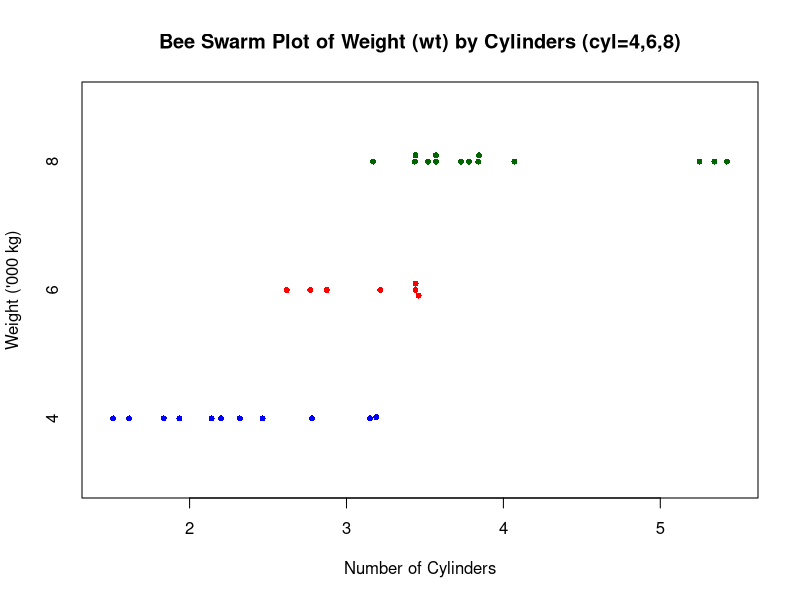
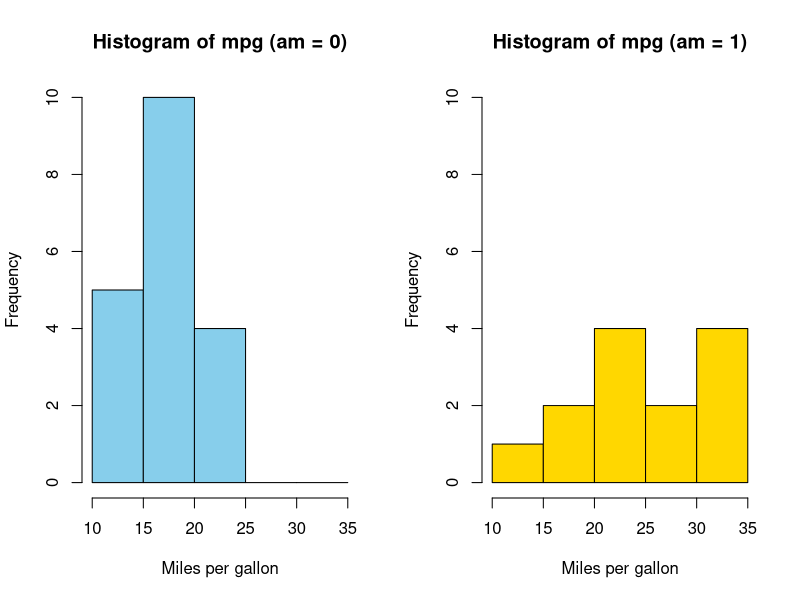
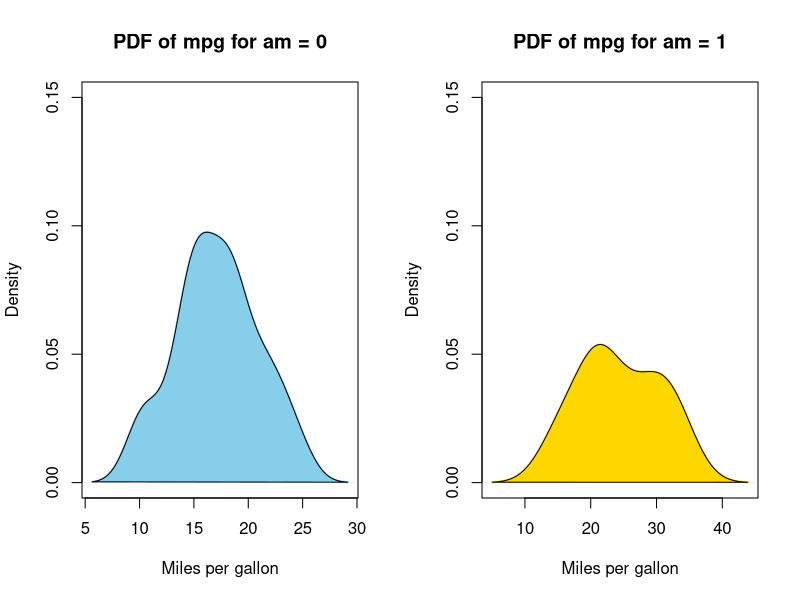
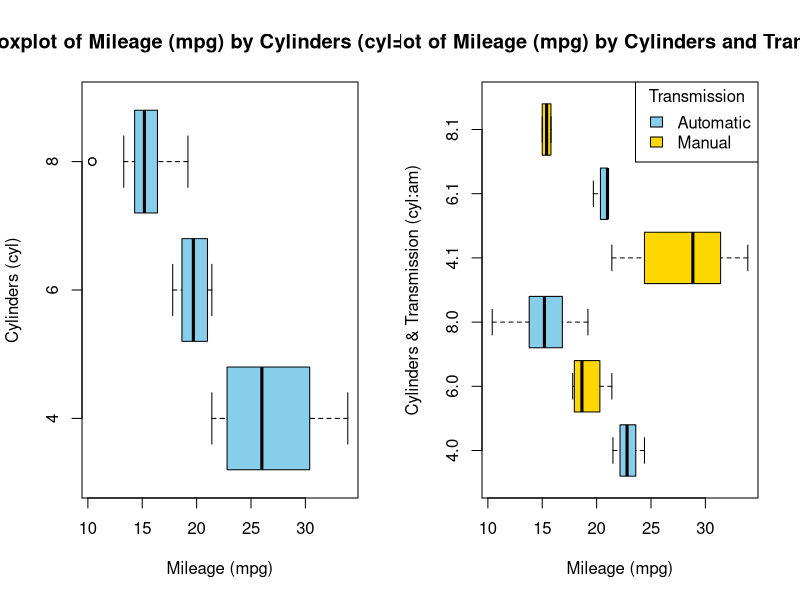
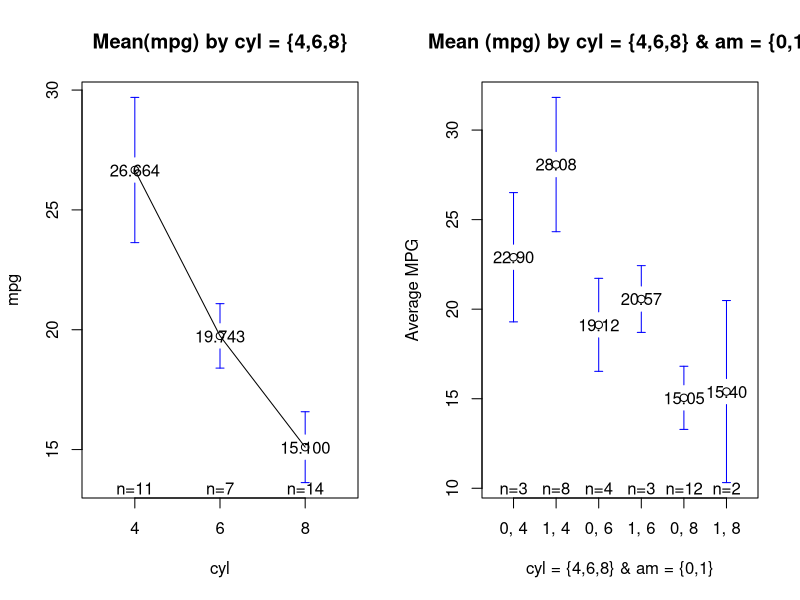
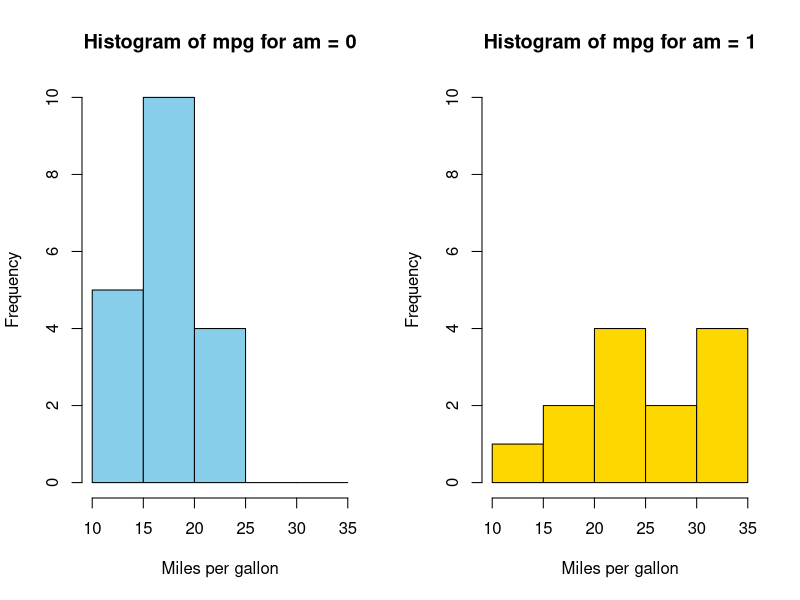
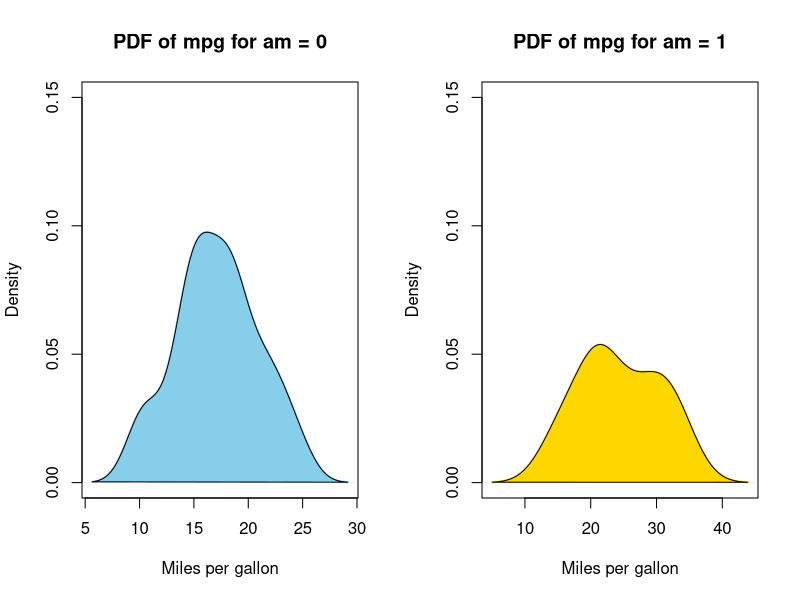
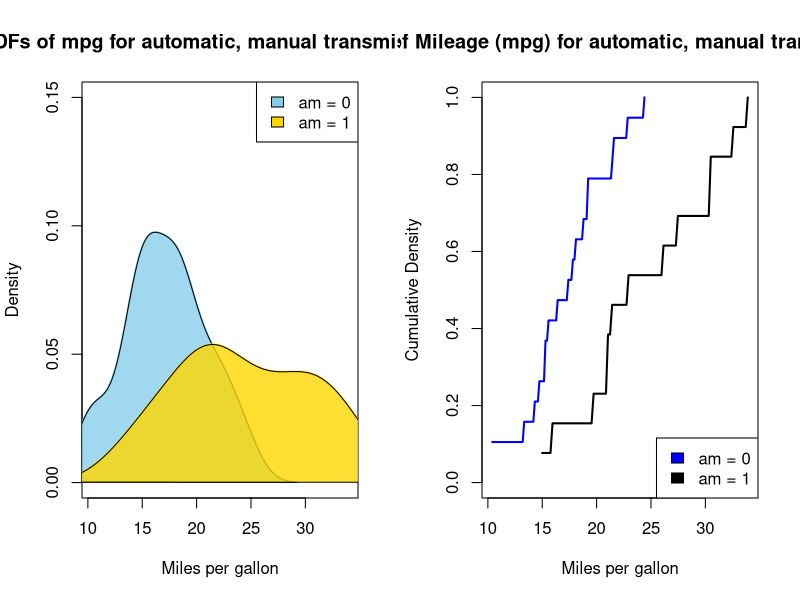

Reproduce these figures in R, in order.
## ---- chunk 1
# Load the required libraries, suppressing annoying startup messages
library(dplyr, quietly = TRUE, warn.conflicts = FALSE)
library(tibble, quietly = TRUE, warn.conflicts = FALSE)
library(knitr) # For formatting tables

# Read the mtcars dataset into a tibble called tb
data(mtcars)
tb <- as_tibble(mtcars)

# Convert relevant columns into factor variables
tb$cyl <- as.factor(tb$cyl) # cyl = {4,6,8}, number of cylinders
tb$am <- as.factor(tb$am) # am = {0,1}, 0:automatic, 1: manual transmission
tb$vs <- as.factor(tb$vs) # vs = {0,1}, v-shaped engine, 0:no, 1:yes
tb$gear <- as.factor(tb$gear) # gear = {3,4,5}, number of gears

# Directly access the data columns of tb, without tb$mpg
attach(tb)
## ---- chunk 2
# Aggregating 'mpg' column by the 'cyl' column.
# The aggregation function used is 'mean' to calculate the average.
A0 <- aggregate(tb$mpg, 
                by = list(tb$cyl), 
                FUN = mean)

# Renaming the column names of the aggregated data frame 'A0'.
# 'Cylinders' for the first column and 'Mean_mpg' for the second.
names(A0) <- c("Cylinders", "Mean_mpg")

# Displaying the aggregated data using 'kable' from the knitr package.
# Setting the number of digits to 2 for formatting and adding a caption.
kable(A0, digits=2, caption = "Mean of Mileage (mpg) by Cylinder (cyl=4,6,8)") 

## ---- chunk 3
# Applying the 'mean' function to the 'mpg' column,
# grouping the data by the 'cyl' column
# The 'tapply' function applies a function to each cell.
A1 <- tapply(tb$mpg, 
             tb$cyl, 
             mean)
print(A1)
## ---- chunk 4
# Loading the 'psych' package
library(psych)

# Using the 'describeBy' from the 'psych' package for descriptive
# statistics of 'mpg' grouped by 'cyl'. 
A2 <- describeBy(mpg, cyl)
print(A2)
## ---- chunk 5
# Aggregating 'mpg' column by both 'cyl' and 'am' columns.
# The aggregation function used is 'mean'.
B0 <- aggregate(tb$mpg, 
                by = list(tb$cyl, tb$am),
                FUN = mean)

# Renaming the column names of the aggregated data frame 'B0'.
# 'Cylinders' 'Transmission'  'Mean_mpg' .
names(B0) <- c("Cylinders", "Transmission", "Mean_mpg")

# Displaying the aggregated data using 'kable' from the knitr package.
# Setting the number of digits to 2 for formatting and adding a caption.
kable(B0, 
      digits=2, 
      caption = "Mean of Mileage (mpg) by Cylinders and Transmission") 

## ---- chunk 6
# Aggregating mpg, wt, hp by 'am' and 'cyl' columns.
# The 'mean' function is used to calculate the average 
B1 <- aggregate(list(mpg, wt, hp), 
                by = list(am, cyl),
                FUN = mean)

# Renaming the column names of the aggregated data frame
names(B1) <- c("Transmission", "Cylinders", 
               "Mean_mpg", "Mean_wt", "Mean_hp")

# Displaying the aggregated data using 'kable' from the knitr package.
# Formatting numbers to two decimal places and adding a descriptive caption.
kable(B1, 
      digits=2, 
      caption = "Mean of mpg, wt, hp by am, cyl")

## ---- chunk 7
# Calculating the mean of 'mpg' grouped by 'cyl' and 'am'.
agg_mean <- aggregate(tb$mpg, 
                      by = list(tb$cyl, tb$am), 
                      FUN = mean)

# Calculating the standard deviation (sd) of 'mpg'  by 'cyl' and 'am'.
agg_sd <- aggregate(tb$mpg, 
                    by = list(tb$cyl, tb$am), 
                    FUN = sd)

# Calculating the median of 'mpg' for each group of 'cyl' and 'am'.
agg_median <- aggregate(tb$mpg, 
                        by = list(tb$cyl, tb$am), 
                        FUN = median)

# Merging the mean and sd data frames based on 'cyl' and 'am'.
B2 <- merge(agg_mean, agg_sd, 
            by = c("Group.1", "Group.2"))

# Merging the above result 
B2 <- merge(B2, agg_median, 
            by = c("Group.1", "Group.2"))

# Renaming the columns of the merged data
names(B2) <- c("Cylinders", "Transmission", 
               "Mean_mpg", "SD_mpg", "Median_mpg")

# Displaying the merged data 
kable(B2, 
      digits=2, caption = "Mean, SD, Median of Mileage (mpg) 
      by Cylinders (cyl=4,6,8) and Transmission (am=0,1)") 

## ---- chunk 8
# Selecting specific columns ('mpg', 'wt', 'hp') 
tb_columns <- tb[c("mpg", "wt", "hp")]

# Creating a list of factors ('am' and 'cyl') for grouping in describeBy.
tb_factors <- list(tb$am, tb$cyl)

# Using the 'describeBy' function to provide  descriptive statistics 
# grouped by 'am' and 'cyl'.
B3 <- describeBy(tb_columns, 
                 tb_factors)

print(B3)
## ---- chunk 9
# Loading the 'beeswarm' package
library(beeswarm)

# Creating a bee swarm plot of the 'wt' (weight) column, 
# grouped by the 'cyl' (cylinders) column. 
beeswarm(tb$wt ~ tb$cyl, 
         main="Bee Swarm Plot of Weight (wt) by Cylinders (cyl=4,6,8)", 
         xlab="Number of Cylinders",  # Label for the x-axis
         ylab="Weight ('000 kg)",     # Label for the y-axis
         pch=16,  # Type of points used in the plot (solid circle)
         cex=0.8, # Size of the points
         col=c("blue","red","darkgreen"),  # Colors for different groups
         horizontal = TRUE) # Orientation of the plot (horizontal)

## ---- chunk 10
# Selecting 'wt' and 'am' columns from the 'tb' dataframe 
tb3 <- tb[, c("wt", "am")]

# Splitting the 'tb3' dataframe into subsets based on the 'am' column.
tb_split <- split(tb3, tb3$am)

# Applying a function to each subset in 'tb_split' using 'lapply'.
# Create a stem-and-leaf plot for the 'wt' column in each subset.
lapply(tb_split, 
       function(x) stem(x$wt))
## ---- chunk 11
split_data <- split(tb$mpg, tb$am) # Split the data by 'am' variable
# Splitting the 'mpg' data from the 'tb' dataframe by the 'am' variable.
split_data <- split(tb$mpg, tb$am)

# Setting up the graphics layout for two plots side by side.
par(mfrow = c(1, 2))

# Defining a color vector for use in the histograms.
color_vector <- c("skyblue", "gold")

# Creating a histogram for the subset with 'am' equals 0.
hist(split_data[[1]], 
     main = "Histogram of mpg (am = 0)", 
     breaks = seq(10, 35, by = 5), #  bin ranges (10-15, 15-20, etc.)
     xlab = "Miles per gallon", 
     col = color_vector[1], # Applying the first color
     border = "black", # Setting the border color of the bins.
     ylim = c(0, 10)) # Setting y-axis limits.

# Creating a histogram for the subset with 'am' equals 1.
hist(split_data[[2]], 
     main = "Histogram of mpg (am = 1)", 
     breaks = seq(10, 35, by = 5), #  bin ranges (10-15, 15-20, etc.)
     xlab = "Miles per gallon", 
     col = color_vector[2], # Applying the second color 
     border = "black", # Setting the border color of the bins.
     ylim = c(0, 10)) # Setting y-axis limits.

## ---- chunk 12
# Splitting 'mpg' data from the 'tb' dataframe by 'am' values.
split_data <- split(tb$mpg, tb$am)

# Setting up the graphical layout for two plots side by side.
par(mfrow = c(1, 2))

# Defining color scheme for the plots.
color_vector <- c("skyblue", "gold")

# Calculating the density for the subset with 'am' equals 0 and plotting it.
dens_0 <- density(split_data[[1]])
plot(dens_0, 
     main = "PDF of mpg for am = 0",  # Title for the first plot.
     xlab = "Miles per gallon",  # X-axis label.
     col = color_vector[1],  # Applying the first color.
     border = "black",
     ylim = c(0, 0.15),  # Setting y-axis limits.
     lwd = 2)  # Line width for the density plot.
polygon(dens_0, col = color_vector[1], border = "black")  
# Filling under the density curve.

# Calculating the density for the subset with 'am' equals 1 and plotting it.
dens_1 <- density(split_data[[2]])
plot(dens_1, 
     main = "PDF of mpg for am = 1",  # Title for the second plot.
     xlab = "Miles per gallon",  # X-axis label.
     col = color_vector[2],  # Applying the second color.
     border = "black",
     ylim = c(0, 0.15),  # Setting y-axis limits.
     lwd = 2)  # Line width for the density plot.
polygon(dens_1, col = color_vector[2], border = "black")  
# Filling under the density curve.

## ---- chunk 13
# Creating a boxplot for 'mpg' values grouped by 'cyl'.
boxplot(mpg ~ cyl,
        main = "Boxplot of Mileage (mpg) by Cylinders (cyl=4,6,8)",   
        xlab = "Mileage (mpg)",  # Label for the x-axis.
        ylab = "Cylinders (cyl)",  # Label for the y-axis.
        col = c("skyblue"),  # Color of the boxplots.
        horizontal = TRUE  # Setting the boxplot to be horizontal.
        )
## ---- chunk 14
# Creating a boxplot for 'mpg' values grouped by both 'cyl' and 'am'.
boxplot(mpg ~ cyl * am,
        main = "Boxplot of Mileage (mpg) by Cylinders and Transmission",  
        xlab = "Mileage (mpg)",  # Label for the x-axis.
        ylab = "Cylinders & Transmission (cyl:am)",  # Label for the y-axis.
        col = c("skyblue", "gold"), # Colors of the boxplots
        horizontal = TRUE  # Setting the boxplot to be horizontal.
        )

# Adding a legend to the plot.
legend("topright",  # Position of the legend in the plot.
       legend = c("Automatic", "Manual"),  # Text for the legend.
       fill = c("skyblue", "gold"),  # Color filling 
       title = "Transmission"  # Title of the legend.
)
## ---- chunk 15
# Loading the 'gplots' package
library(gplots)

# Creating a plot of mean 'mpg' values for each 'cyl' category 
plotmeans(data = tb,
          mpg ~ cyl,  # Formula indicating 'mpg' plotted against 'cyl'.
          mean.labels = TRUE,  # Option to display the mean value labels.
          digits = 3,  # Number of digits for the mean value labels.
          main = "Mean(mpg) by cyl = {4,6,8}"  # Main title of the plot.
          )
## ---- chunk 16
# Loading the 'gplots' package for plotting data.
library(gplots)

# The plot will show mean 'mpg' values 
# for each combination of 'am' and 'cyl' categories
plotmeans(mpg ~ interaction(am, cyl, sep = ", "),
          data = tb,  # Specifying the dataframe.
          mean.labels = TRUE,  # display  mean value labels on the plot.
          digits = 2,  # Setting the number of digits to 2.
          connect = FALSE,  # Disabling the connection lines between means.
          main = "Mean (mpg) by cyl = {4,6,8} & am = {0,1}",  
          xlab = "cyl = {4,6,8} & am = {0,1}",  # Label for the x-axis.
          ylab = "Average MPG"  # Label for the y-axis.
          )
## ---- chunk 17
# Split the data by 'am' variable
split_data <- split(tb$mpg, tb$am)

# Create a 1-row 2-column layout
par(mfrow = c(1, 2))

# Define the color vector
color_vector <- c("skyblue", "gold")

# Create a histogram for each subset
for (i in 1:length(split_data)) {
  hist(split_data[[i]], 
       main = paste("Histogram of mpg for am =", i - 1), 
       breaks = seq(10, 35, by = 5), # bins with ranges 10-15, 15-20
       xlab = "Miles per gallon", 
       col = color_vector[i], # Use the color vector, 
       border = "black",
       ylim = c(0, 10))
}
## ---- chunk 18
# Split the data by 'am' variable
split_data <- split(tb$mpg, tb$am)

# Create a 1-row 2-column layout
par(mfrow = c(1, 2))

# Define the color vector
color_vector <- c("skyblue", "gold")

# Create a density plot for each subset
for (i in 1:length(split_data)) {
  # Calculate density
  dens <- density(split_data[[i]])

  # Plot density
  plot(dens, 
       main = paste("PDF of mpg for am =", i - 1), 
       xlab = "Miles per gallon", 
       col = color_vector[i], 
       border = "black",
       ylim = c(0, 0.15), # Adjust this value if necessary
       lwd = 2) # line width

  # Add a polygon to fill under the density curve
  polygon(dens, col = color_vector[i], border = "black")
}
## ---- chunk 19
# Split the data by 'am' variable
split_data <- split(tb$mpg, tb$am)

# Define the color vector
color_vector <- c("skyblue", "gold")

# Define the legend labels
legend_labels <- c("am = 0", "am = 1")

# Create a density plot for each subset
# Start with an empty plot with ranges accommodating both data sets
plot(0, 0, 
     xlim = range(tb$mpg), ylim = c(0, 0.15), 
     type = "n", 
     xlab = "Miles per gallon", ylab = "Density", 
     main = "PDFs of mpg for automatic, manual transmissions")

for (i in 1:length(split_data)) {
  # Calculate density
  dens <- density(split_data[[i]])
  
  # Add density plot
  lines(dens, 
        col = color_vector[i], 
        lwd = 2) # line width

  # Add a polygon to fill under the density curve
  polygon(dens, 
          col = adjustcolor(color_vector[i], 
                            alpha.f = 0.8), 
          border = "black")
}

# Add legend to the plot
legend("topright", 
       legend = legend_labels, 
       fill = color_vector, 
       border = "black")
## ---- chunk 20
# Split the data by 'am' variable
split_data <- split(tb$mpg, tb$am)

# Define the color vector
color_vector <- c("blue", "black")

# Define the legend labels
legend_labels <- c("am = 0", "am = 1")

# Create a cumulative density plot for each subset
# Start with an empty plot with ranges accommodating both data sets
plot(0, 0, xlim = range(mtcars$mpg), ylim = c(0, 1), type = "n", 
     xlab = "Miles per gallon", ylab = "Cumulative Density", 
     main = "CDFs of Mileage (mpg) for automatic, manual transmissions")

for (i in 1:length(split_data)) {
  # Calculate empirical cumulative density function
  ecdf_func <- ecdf(split_data[[i]])
  
  # Add CDF plot using curve function
  curve(ecdf_func(x), 
        from = min(split_data[[i]]), to = max(split_data[[i]]), 
        col = color_vector[i], 
        add = TRUE, 
        lwd = 2) # line width
}
# Add legend to the plot
legend("bottomright", 
       legend = legend_labels, 
       fill = color_vector, 
       border = "black")
